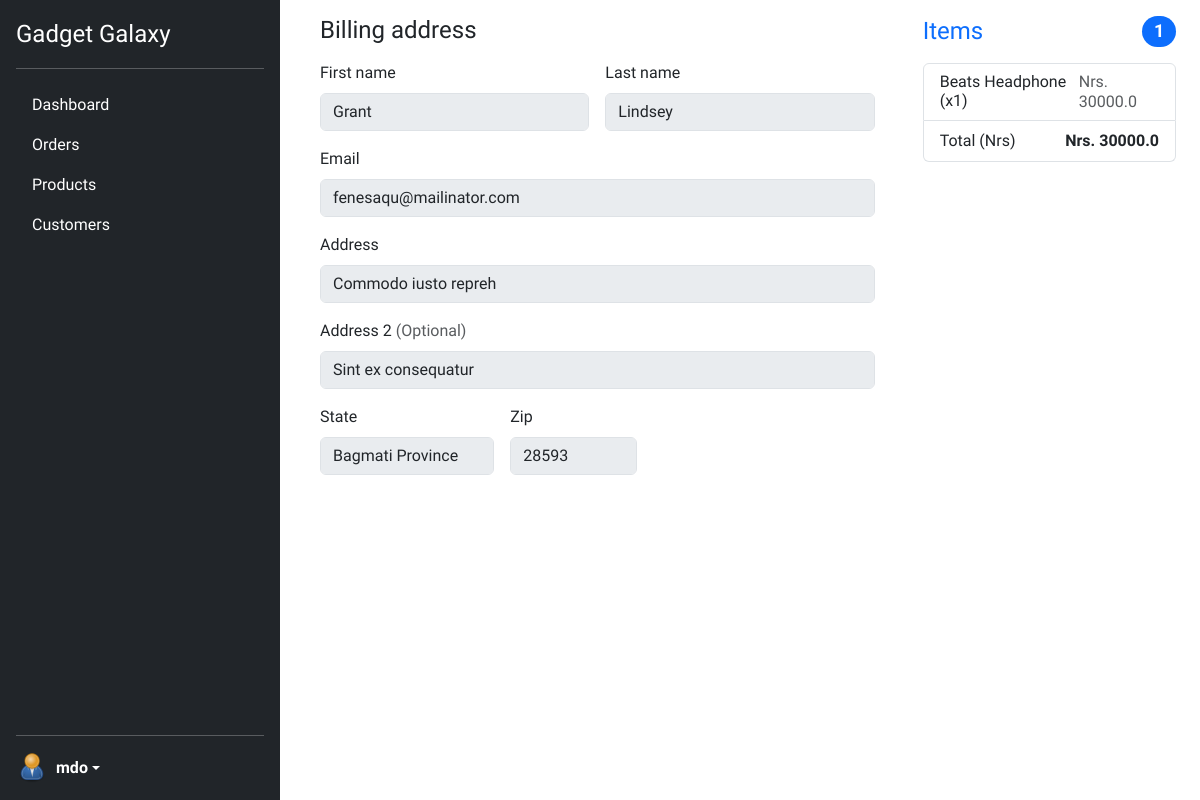
/admins/edit-order/9CG9gRhvrKTtbN3qwYWQTN (signed in), run on an earlier commit of the app's database.
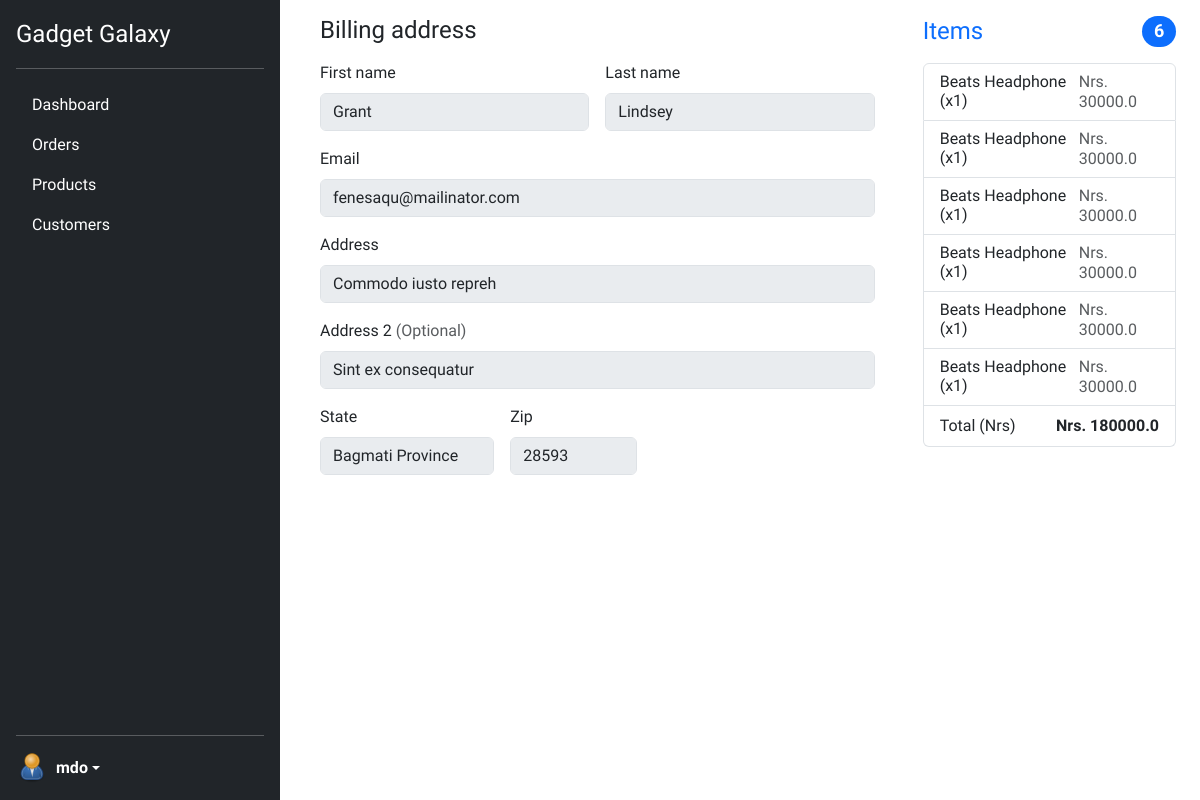
And on a later commit of the database.
### ecommerce/models.py (models this page shows, shortened)
class OrderItem(models.Model):
    id = models.CharField(
        default=shortuuid.uuid, max_length=50, primary_key=True, editable=False
    )
    order = models.ForeignKey(Order, on_delete=models.CASCADE)
    product = models.ForeignKey(Product, on_delete=models.CASCADE)
    quantity = models.PositiveIntegerField()

class Product(models.Model):
    id = models.CharField(
        default=shortuuid.uuid, max_length=50, primary_key=True, editable=False
    )
    product_name = models.CharField(
        _("Product Name"), max_length=500, null=True, blank=True
    )
    description = models.TextField(_("Description"), null=True, blank=True)
    price = models.FloatField(_("Price"), null=True, blank=True)
    image = models.ImageField(
        _("Product Image"),
        upload_to="products/",
        default="products/default.jpg",
        null=True,
        blank=True,
    )
    category = models.ForeignKey(
        Category, null=True, blank=True, on_delete=models.SET_NULL
    )

### admins/views.py (the view)
# urls.py: path("edit-order/<str:pk>", edit_order, name="edit-order"),
def edit_order(request, pk):
    if not is_admin(request):
        return redirect("index")
    payment = Payment.objects.get(id=pk)
    order = payment.order
    order_items = OrderItem.objects.filter(order=order)
    billing_address = BillingAddress.objects.get(payment=payment)
    price = 0
    for item in order_items:
        price += item.product.price * item.quantity
    context = {
        "payment": payment,
        "details": billing_address,
        "order_items": order_items,
        "price": price,
    }
    return render(request, "admins/edit_order.html", context)

### admins/views.py (called while the page is built)
def is_admin(request):
    return True if request.user.is_staff else False

### ecommerce/context_processors.py (called while the page is built)
def cart_item_count(request):
    if request.user.is_authenticated:
        try:
            cart = Cart.objects.get(user=request.user)
            cart_items = CartItem.objects.filter(cart=cart)
            total = sum(item.quantity for item in cart_items)
            return {"cart_item_count": total}
        except Cart.DoesNotExist:
            return {"cart_item_count": 0}
    return {"cart_item_count": 0}

### admins/templates/admins/edit_order.html (shortened to what this page needs)
{% extends "admins/admin_base.html" %}
{% block title %}Edit Orders{% endblock title %} {% block admin-content %}
<section class="container mx-auto">
  <div class="row g-5">
    <div class="col-md-5 col-lg-4 order-md-last">
      <h4 class="d-flex justify-content-between align-items-center mb-3">
        <span class="text-primary">Items</span>
        <span class="badge bg-primary rounded-pill">{{order_items.count}}</span>
      </h4>
      <ul class="list-group mb-3">
        {% for item in order_items %}
        <li class="list-group-item d-flex justify-content-between lh-sm">
          <div>
            <h6 class="my-0">
              {{item.product.product_name}}
              (x{{item.quantity}})
            </h6>
          </div>
          <span class="text-body-secondary">Nrs. {{item.product.price}}</span>
        </li>
        {% endfor %}
        <li class="list-group-item d-flex justify-content-between">
          <span>Total (Nrs)</span>
          <strong>Nrs. {{price}}</strong>
        </li>
      </ul>
    </div>
    <div class="col-md-7 col-lg-8">
      <h4 class="mb-3">Billing address</h4>
      <form class="needs-validation" novalidate="">
        <div class="row g-3">
          <div class="col-sm-6">
            <label for="firstName" class="form-label">First name</label>
            <input
              type="text"
              class="form-control"
              value="{{details.first_name}}"
              name="First Name"
              id="firstName"
              placeholder=""
              disabled
            />
          </div>
          <div class="col-sm-6">
            <label for="lastName" class="form-label">Last name</label>
            <input
              type="text"
              class="form-control"
              name="Last Name"
              id="lastname"
              placeholder=""
              value="{{details.last_name}}"
              disabled
            />
          </div>
          <div class="col-12">
            <label for="email" class="form-label">Email</label>
            <input
              type="email"
              class="form-control"
              name="Email"
              id="email"
              placeholder="you@example.com"
              value="{{details.email}}"
              disabled
            />
          </div>
          <div class="col-12">
            <label for="address" class="form-label">Address</label>
            <input
              type="text"
              class="form-control"
              name="Address"
              id="address"
              placeholder="1234 Main St"
              value="{{details.address}}"
              disabled
            />
          </div>
          <div class="col-12">
            <label for="address2" class="form-label"
              >Address 2
              <span class="text-body-secondary">(Optional)</span></label
            >
            <input
              type="text"
              class="form-control"
              id="address2"
              name="Address2"
              placeholder="Apartment or suite"
              value="{{details.address2}}"
              disabled
            />
          </div>
          <div class="col-md-4">
            <label for="state" class="form-label">State</label>
            <input
              type="text"
              class="form-control"
              id="address2"
              name="Address2"
              placeholder="Apartment or suite"
              value="{{details.state}}"
              disabled
            />
        </div>
          <div class="col-md-3">
            <label for="zip" class="form-label">Zip</label>
            <input
              type="text"
              name="zip code"
              class="form-control"
              id="zip"
              placeholder=""
              value="{{details.zip_code}}"
              disabled
            />
          </div>
        </div>
      </form>
    </div>
  </div>
</section>
{% endblock admin-content %}

What changed in the data, as far as the page shows it:
added OrderItem: product.product_name "Beats Headphone", quantity "1", product.price "30000.0"
added OrderItem: product.product_name "Beats Headphone", quantity "1", product.price "30000.0"
added OrderItem: product.product_name "Beats Headphone", quantity "1", product.price "30000.0"
added OrderItem: product.product_name "Beats Headphone", quantity "1", product.price "30000.0"
added OrderItem: product.product_name "Beats Headphone", quantity "1", product.price "30000.0"
Also different on the page:
{{ order_items.count }}: "1" → "6"
{{ price }}: "30000.0" → "180000.0"
